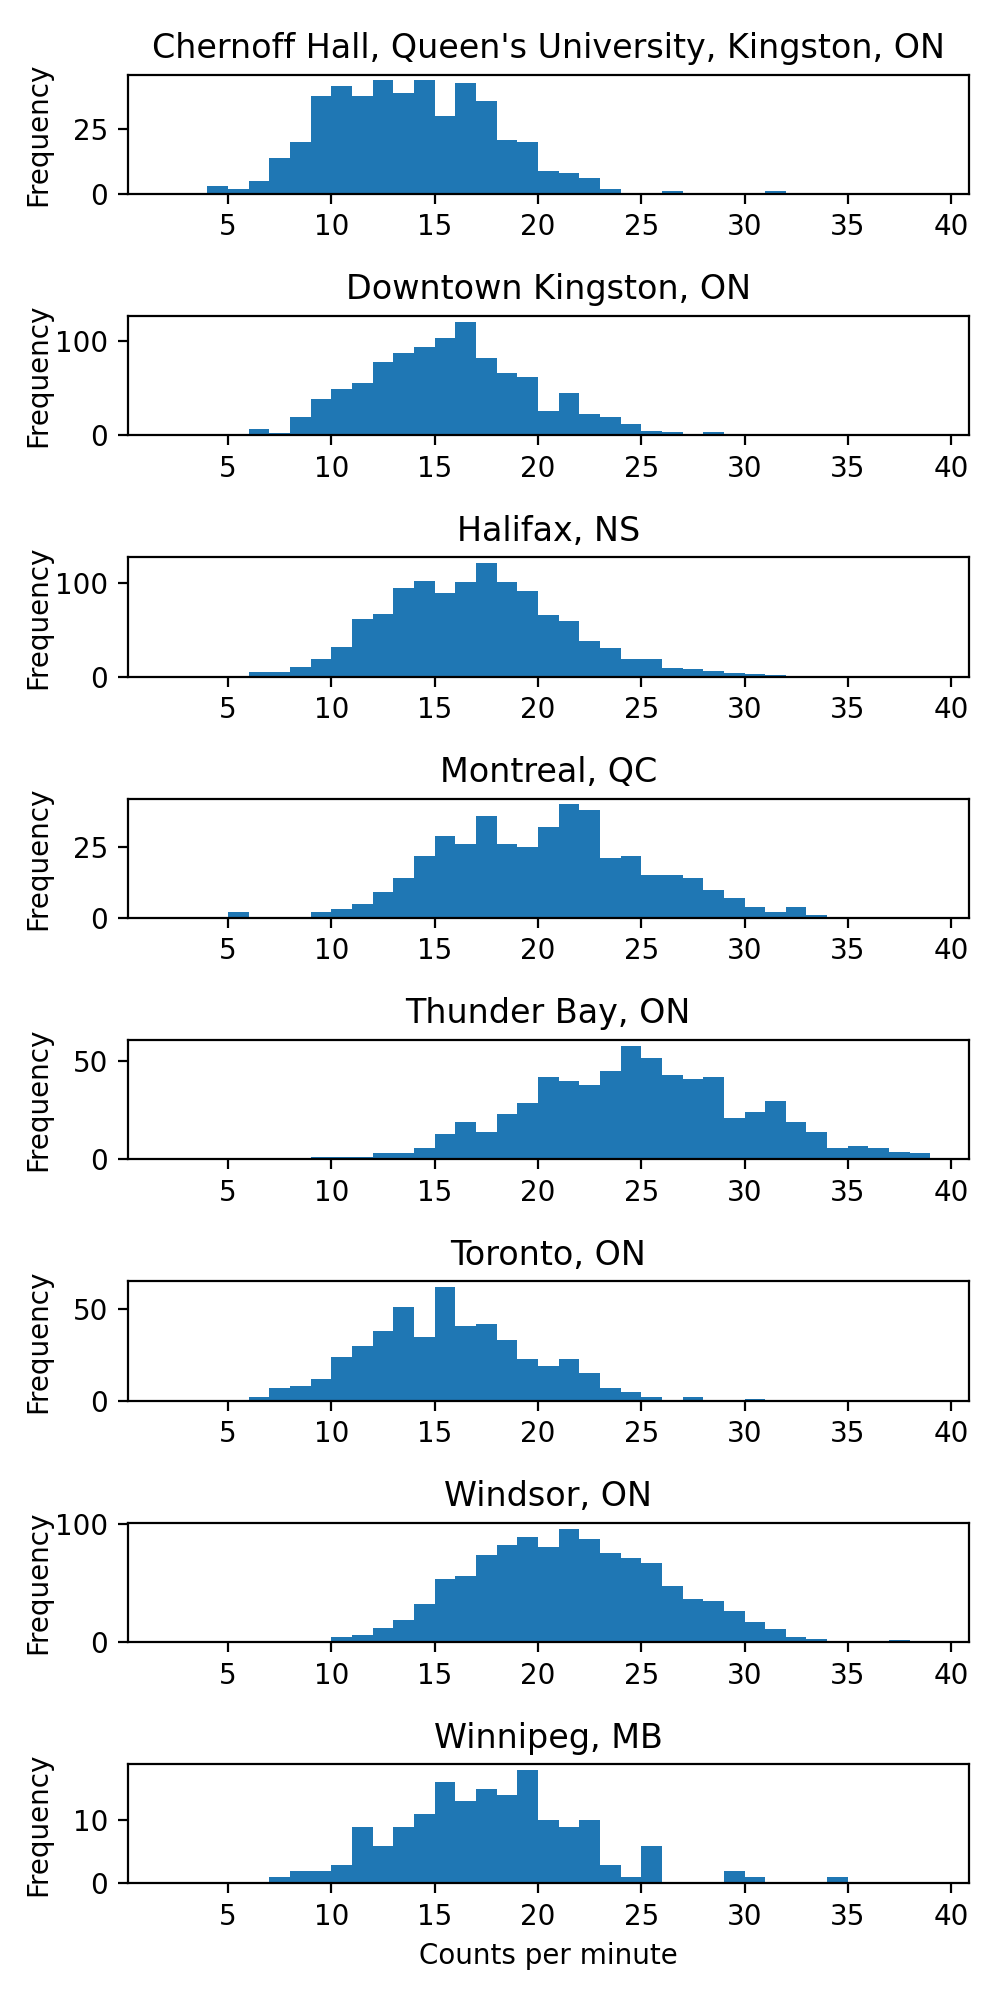

Generate this figure with Python:
import json
import matplotlib.pyplot as plt
import numpy as np

def read_data(path):
    return np.asarray([int(line) for line in open(path).readlines()])

def plot_data(ax, title, path, bottom=False):
    ax.set_title(title)
    if bottom:
        ax.set_xlabel('Counts per minute')
    ax.set_ylabel('Frequency')
    ax.get_yaxis().set_label_coords(-0.09, 0.5)
    ax.hist(read_data(path), bins=range(2, 40))# 32))

def plot():
    data = json.loads(open('json.json').read())
    n = len(data)
    fig, axes = plt.subplots(n, figsize=(8, 8))
    for i, (ax, d) in enumerate(zip(axes, data)):
        plot_data(ax,
                  d['location_human_readable'],
                  d['path'],
                  bottom=i==n-1)
    # plt.subplots_adjust(hspace=1)
    plt.tight_layout()
    plt.savefig('plot.png', dpi=200)
    plt.show()
